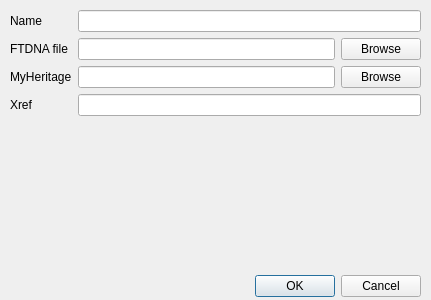
<?xml version="1.0" encoding="UTF-8"?>
<ui version="4.0">
 <class>Dialog</class>
 <widget class="QDialog" name="Dialog">
  <property name="geometry">
   <rect>
    <x>0</x>
    <y>0</y>
    <width>431</width>
    <height>300</height>
   </rect>
  </property>
  <property name="windowTitle">
   <string>Dialog</string>
  </property>
  <widget class="QDialogButtonBox" name="buttonBox">
   <property name="geometry">
    <rect>
     <x>80</x>
     <y>270</y>
     <width>341</width>
     <height>32</height>
    </rect>
   </property>
   <property name="orientation">
    <enum>Qt::Horizontal</enum>
   </property>
   <property name="standardButtons">
    <set>QDialogButtonBox::Cancel|QDialogButtonBox::Ok</set>
   </property>
  </widget>
  <widget class="QWidget" name="formLayoutWidget">
   <property name="geometry">
    <rect>
     <x>10</x>
     <y>10</y>
     <width>411</width>
     <height>251</height>
    </rect>
   </property>
   <layout class="QFormLayout" name="formLayout">
    <item row="0" column="0">
     <widget class="QLabel" name="label">
      <property name="text">
       <string>Name</string>
      </property>
     </widget>
    </item>
    <item row="0" column="1">
     <widget class="QLineEdit" name="inName"/>
    </item>
    <item row="2" column="0">
     <widget class="QLabel" name="label_2">
      <property name="text">
       <string>FTDNA file</string>
      </property>
     </widget>
    </item>
    <item row="2" column="1">
     <layout class="QHBoxLayout" name="horizontalLayout">
      <item>
       <widget class="QLineEdit" name="inFtdna"/>
      </item>
      <item>
       <widget class="QPushButton" name="btnFtdna">
        <property name="text">
         <string>Browse</string>
        </property>
       </widget>
      </item>
     </layout>
    </item>
    <item row="3" column="0">
     <widget class="QLabel" name="label_3">
      <property name="text">
       <string>MyHeritage</string>
      </property>
     </widget>
    </item>
    <item row="3" column="1">
     <layout class="QHBoxLayout" name="horizontalLayout_2">
      <item>
       <widget class="QLineEdit" name="inMyheritage"/>
      </item>
      <item>
       <widget class="QPushButton" name="btnMyheritage">
        <property name="text">
         <string>Browse</string>
        </property>
       </widget>
      </item>
     </layout>
    </item>
    <item row="4" column="0">
     <widget class="QLabel" name="label_4">
      <property name="text">
       <string>Xref</string>
      </property>
     </widget>
    </item>
    <item row="4" column="1">
     <widget class="QLineEdit" name="inXref"/>
    </item>
   </layout>
  </widget>
 </widget>
 <resources/>
 <connections/>
</ui>
